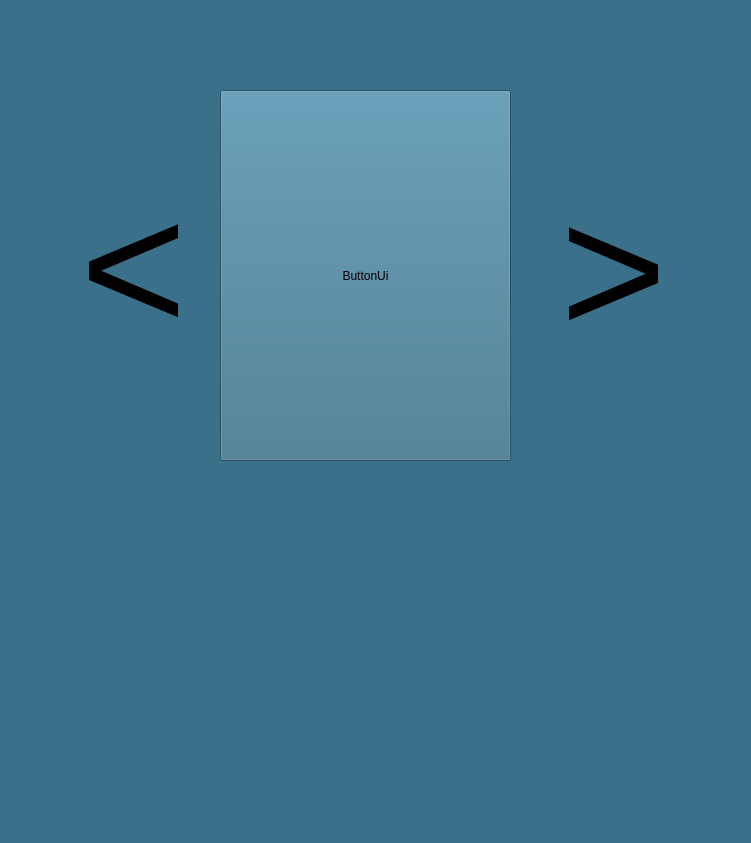
<?xml version="1.0" encoding="UTF-8"?>
<ui version="4.0">
 <class>MainWindow</class>
 <widget class="QMainWindow" name="MainWindow">
  <property name="geometry">
   <rect>
    <x>0</x>
    <y>0</y>
    <width>751</width>
    <height>843</height>
   </rect>
  </property>
  <property name="windowTitle">
   <string>MainWindow</string>
  </property>
  <property name="styleSheet">
   <string notr="true">background-color: rgb(59, 112, 138);</string>
  </property>
  <widget class="QWidget" name="centralwidget">
   <widget class="QLabel" name="label">
    <property name="geometry">
     <rect>
      <x>30</x>
      <y>60</y>
      <width>691</width>
      <height>701</height>
     </rect>
    </property>
    <property name="text">
     <string/>
    </property>
    <property name="textFormat">
     <enum>Qt::AutoText</enum>
    </property>
    <property name="pixmap">
     <pixmap>../../../../../Pictures/ProgrammingStuff/secondaryImage</pixmap>
    </property>
    <property name="scaledContents">
     <bool>true</bool>
    </property>
   </widget>
   <widget class="QPushButton" name="pushButton">
    <property name="geometry">
     <rect>
      <x>220</x>
      <y>90</y>
      <width>291</width>
      <height>371</height>
     </rect>
    </property>
    <property name="text">
     <string>ButtonUi</string>
    </property>
   </widget>
   <widget class="QLabel" name="label_2">
    <property name="geometry">
     <rect>
      <x>80</x>
      <y>160</y>
      <width>101</width>
      <height>221</height>
     </rect>
    </property>
    <property name="font">
     <font>
      <pointsize>137</pointsize>
      <weight>50</weight>
      <italic>false</italic>
      <bold>false</bold>
      <strikeout>false</strikeout>
      <kerning>true</kerning>
     </font>
    </property>
    <property name="styleSheet">
     <string notr="true">background-color: rgb(0, 0, 0, 0);</string>
    </property>
    <property name="text">
     <string>&lt;</string>
    </property>
   </widget>
   <widget class="QLabel" name="label_3">
    <property name="geometry">
     <rect>
      <x>560</x>
      <y>160</y>
      <width>101</width>
      <height>221</height>
     </rect>
    </property>
    <property name="font">
     <font>
      <pointsize>137</pointsize>
      <weight>50</weight>
      <italic>false</italic>
      <bold>false</bold>
      <strikeout>false</strikeout>
      <kerning>true</kerning>
     </font>
    </property>
    <property name="styleSheet">
     <string notr="true">background-color: rgb(0, 0, 0, 0);</string>
    </property>
    <property name="text">
     <string>&gt;</string>
    </property>
   </widget>
   <widget class="Line" name="line">
    <property name="geometry">
     <rect>
      <x>80</x>
      <y>520</y>
      <width>581</width>
      <height>31</height>
     </rect>
    </property>
    <property name="styleSheet">
     <string notr="true">background-color: rgba(0, 0, 0, 0);
color: rgb(255, 255, 255);
color: rgb(255, 255, 255);</string>
    </property>
    <property name="orientation">
     <enum>Qt::Horizontal</enum>
    </property>
   </widget>
  </widget>
  <widget class="QStatusBar" name="statusbar"/>
 </widget>
 <resources/>
 <connections/>
</ui>
